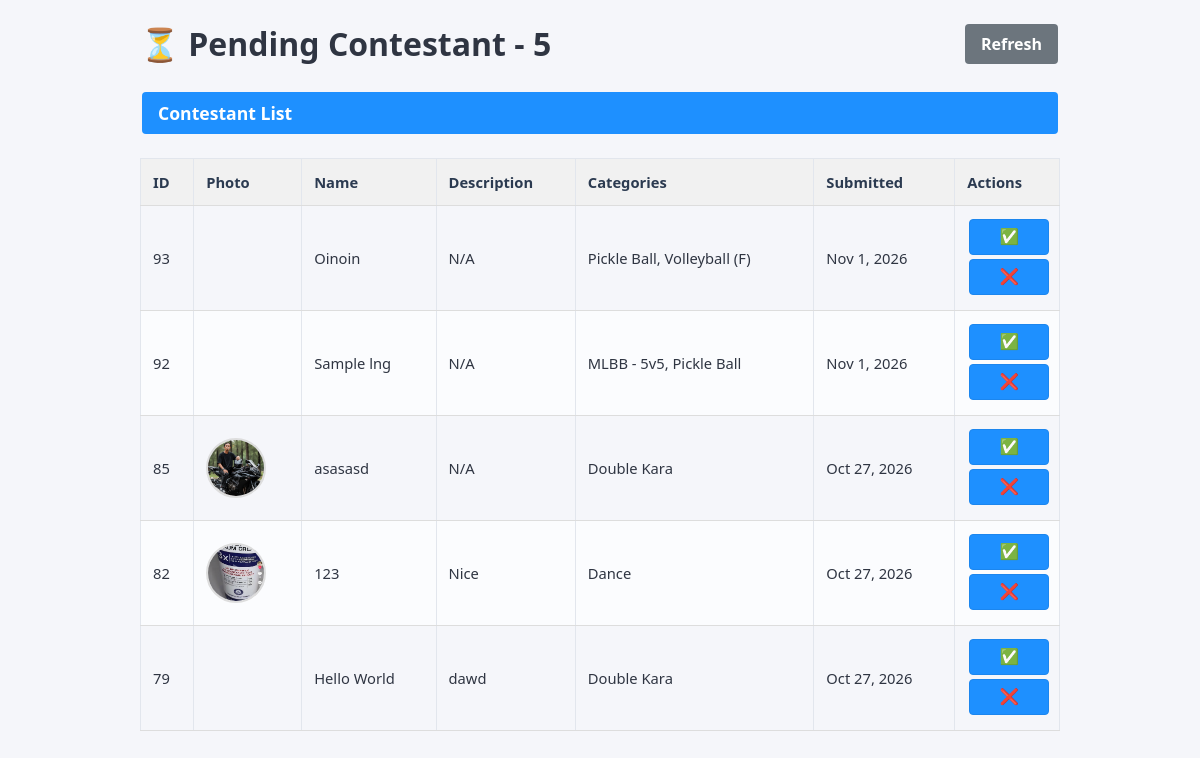
/brgyluy-a/admin/pending.php (signed in), run on an earlier commit of the app's database.
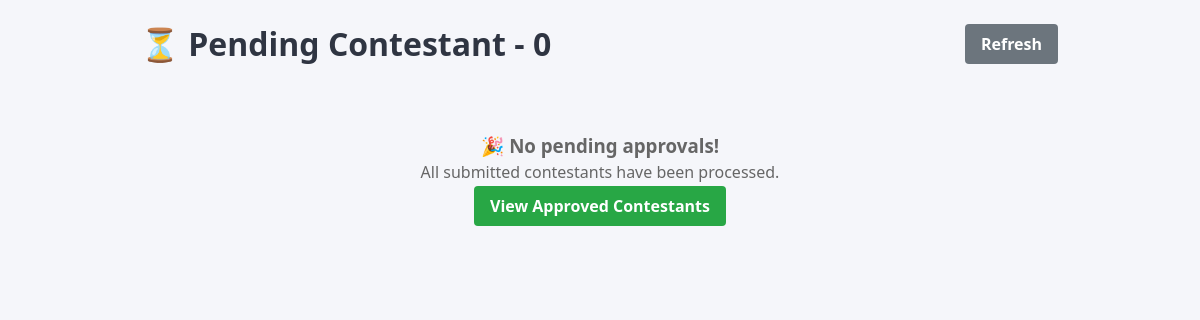
And on a later commit of the database.
### tables this page shows
CREATE TABLE `contestants` (
  `id` int(11) NOT NULL,
  `name` varchar(200) NOT NULL,
  `description` text DEFAULT NULL,
  `profile_image` varchar(255) DEFAULT NULL,
  `status` enum('pending','approved','declined') DEFAULT 'approved',
  `created_at` timestamp NOT NULL DEFAULT current_timestamp()
);

### brgyluy-a/admin/pending.php (the view, shortened to what this page needs)
<?php
require_once '../includes/functions.php';
$pending = [];
$result = $conn->query("
    SELECT c.*, GROUP_CONCAT(cat.name SEPARATOR ', ') as categories
    FROM contestants c
    LEFT JOIN contestant_category cc ON c.id = cc.contestant_id
    LEFT JOIN categories cat ON cc.category_id = cat.id
    WHERE c.status = 'pending'
    GROUP BY c.id
    ORDER BY c.created_at DESC
");
while ($row = $result->fetch_assoc()) {
    $pending[] = $row;
}
?>
<!DOCTYPE html>
<html lang="en">
<head>
    <link rel="stylesheet" href="../assets/style.css">
</head>
<body>
    <div class="container" style="max-width: 1200px; margin: 0 auto; padding: 20px;">
        <div style="display: flex; justify-content: space-between; align-items: center; margin-bottom: 1.5rem;">
            <h1>⏳ Pending Contestant - <?= count($pending) ?></h1>
            <a href="pending.php" class="btn btn-secondary">Refresh</a>
        </div>
        <?php if (empty($pending)): ?>
            <div style="text-align: center; padding: 40px; color: #666;">
                <h3>🎉 No pending approvals!</h3>
                <p>All submitted contestants have been processed.</p>
                <a href="contestants.php" class="btn btn-success">View Approved Contestants</a>
            </div>
        <?php else: ?>
            <a href="contestants.php" class="btn btn-primary" style="display: flex; justify-content: space-between; align-items: center; font-size:1.1rem; margin-bottom: 1.5rem">Contestant List</a>
            <div class="table-container">
                <table>
                    <thead>
                        <tr>
                            <th>ID</th>
                            <th>Photo</th>
                            <th>Name</th>
                            <th>Description</th>
                            <th>Categories</th>
                            <th>Submitted</th>
                            <th>Actions</th>
                        </tr>
                    </thead>
                    <tbody>
                        <?php foreach ($pending as $c): ?>
                        <tr>
                            <td><?= $c['id'] ?></td>
                            <td>
                                <?php if ($c['profile_image']): ?>
                                    <img src="../assets/images/contestants/<?= htmlspecialchars($c['profile_image']) ?>"
                                         alt="<?= htmlspecialchars($c['name']) ?>"
                                         class="profile-img clickable"
                                         style="width:60px;height:60px;object-fit:cover;border-radius:50%;cursor:pointer;border:2px solid #ddd;"
                                         data-fullsrc="../assets/images/contestants/<?= htmlspecialchars($c['profile_image']) ?>"
                                         data-name="<?= htmlspecialchars($c['name']) ?>"
                                         onerror="this.style.display='none'">
                                <?php else: ?>
                                    <div style="width:60px;height:60px;background:#eee;border-radius:50%;display:flex;align-items:center;justify-content:center;color:#999;">No Image</div>
                                <?php endif; ?>
                            </td>
                            <td><?= htmlspecialchars($c['name']) ?></td>
                            <td><?= htmlspecialchars($c['description'] ?: 'N/A') ?></td>
                            <td><?= htmlspecialchars($c['categories'] ?: 'None') ?></td>
                            <td><?= date('M j, Y', strtotime($c['created_at'])) ?></td>
                            <td>
                                <div class="action-buttons">
                                    <form method="POST" onsubmit="return confirm('Approve <?= addslashes($c['name']) ?>?')">
                                        <button type="submit" name="approve" class="btn btn-success">✅</button>
                                    </form>
                                    <form method="POST" onsubmit="return confirm('Decline and delete <?= addslashes($c['name']) ?>?')">
                                        <button type="submit" name="decline" class="btn btn-danger">❌</button>
                                    </form>
                                </div>
                            </td>
                        </tr>
                        <?php endforeach; ?>
                    </tbody>
                </table>
            </div>
        <?php endif; ?>
        </div>
</body>
</html>

What changed in the data, as far as the page shows it:
removed contestants: id "93", name "Oinoin", description "N/A", categories "Pickle Ball, Volleyball (F)", created_at "Nov 1, 2026"
removed contestants: id "92", name "Sample lng", description "N/A", categories "MLBB - 5v5, Pickle Ball", created_at "Nov 1, 2026"
removed contestants: id "85", profile_image (picture), name "asasasd", description "N/A", categories "Double Kara", created_at "Oct 27, 2026"
removed contestants: id "82", profile_image (picture), name "123", description "Nice", categories "Dance", created_at "Oct 27, 2026"
removed contestants: id "79", name "Hello World", description "dawd", categories "Double Kara", created_at "Oct 27, 2026"
Also different on the page:
count($pending): "5" → "0"
text no longer shown: "Contestant List ID Photo Name Description Categories Submitted Actions"
text now shown: "🎉 No pending approvals! All submitted contestants have been processed. View Approved Contestants"
